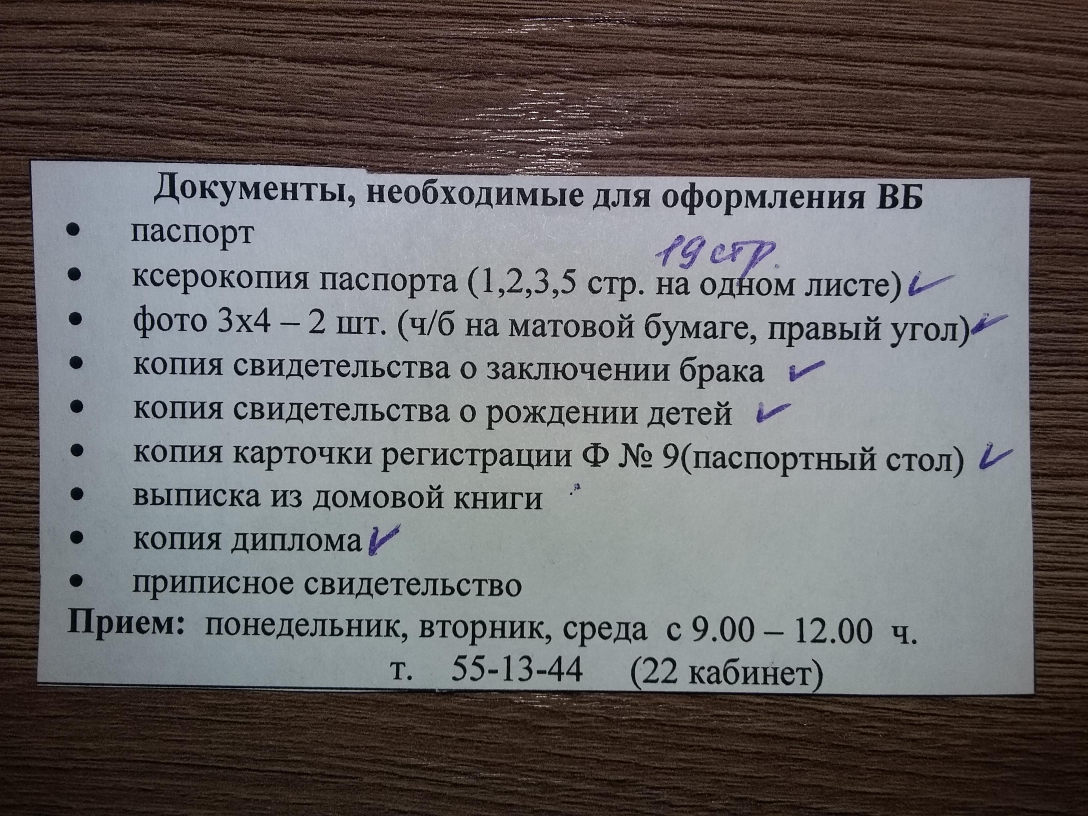
#> input picture images/page.jpg, 3264 x 2448 px (shown at 1/3 size)
$ python scan.py --image images/page.jpg
#> lines starting #> are read from the running program, lines starting #| are printed output that depends on the picture; after the words box and inside, x2 and y2 are one past the last pixel; in counts of white or black regions, pixels touching at a corner belong together
from pyimagesearch.transform import four_point_transform
import argparse
import cv2
import imutils

# construct the argument parser and parse the arguments
ap = argparse.ArgumentParser()
ap.add_argument("-i", "--image", required=True)
args = vars(ap.parse_args())

# load the image and compute the ratio of the old height
# to the new height, clone it, and resize it
fullPath = args["image"]
partedPath = fullPath.split('.')
prePath = partedPath[0]
ext = partedPath[-1]
image = cv2.imread(fullPath)
#> image is the input picture: shape (2448, 3264, 3); mean B, G, R 102.2, 101.9, 104.9
ratio = image.shape[0] / 500.0
#> ratio = 4.9
orig = image.copy()
image = imutils.resize(image, height=500)
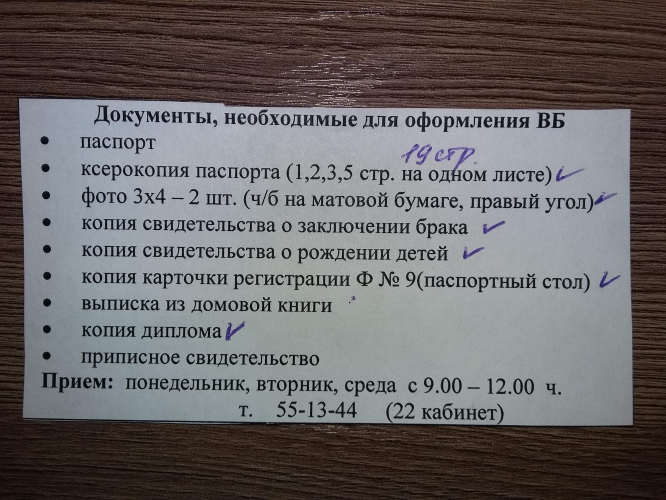
#> image: shape (500, 666, 3); mean B, G, R 102.2, 101.9, 104.9

# scale contrast and blur
gray = cv2.convertScaleAbs(image, alpha=1.2, beta=0)
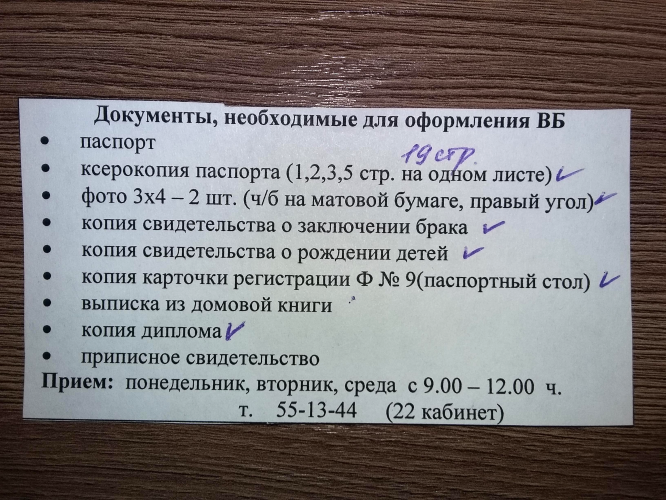
#> gray: shape (500, 666, 3); mean B, G, R 122.7, 122.2, 125.8
gray = cv2.GaussianBlur(gray, (5, 5), 0)
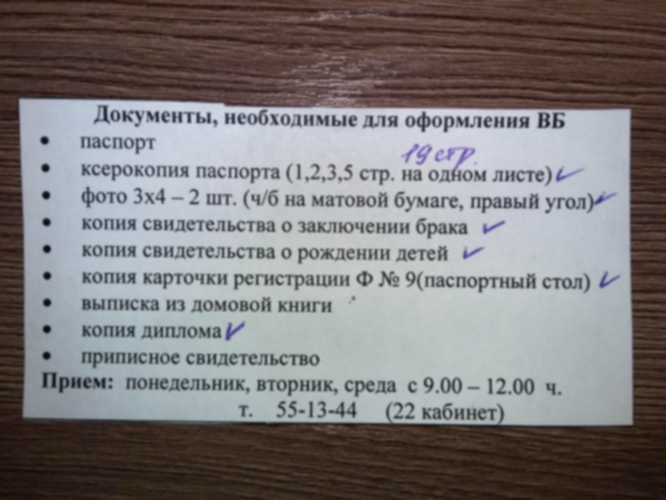
#> gray: shape (500, 666, 3); mean B, G, R 122.7, 122.2, 125.8
edged = cv2.Canny(gray, 75, 200)
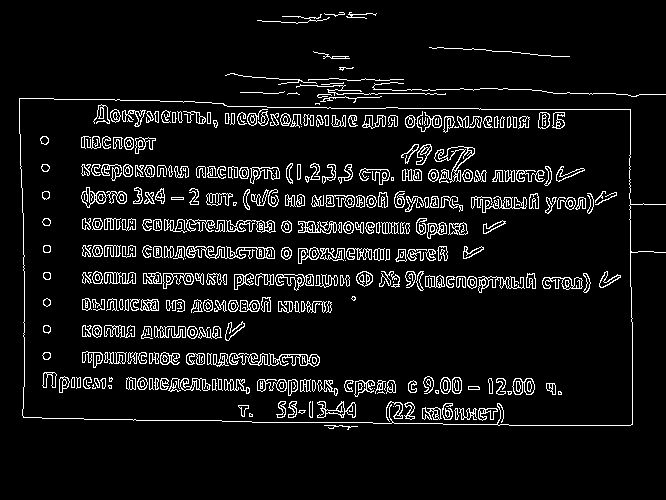
#> edged: shape (500, 666); 7.2% white in thin lines or dots, all inside (x1, y1, x2, y2) = (19, 12, 666, 430)

# find the contours in the edged image, keeping only the
# largest ones, and initialize the screen contour
cnts = cv2.findContours(edged.copy(), cv2.RETR_LIST, cv2.CHAIN_APPROX_SIMPLE)
#> cnts = 949 contours, 320 with area under 20; largest, box (x1, y1, x2, y2) and area: (19, 98, 666, 426) 192594, (19, 98, 633, 426) 192575, (186, 246, 275, 259) 542, (434, 146, 475, 183) 498, (229, 353, 320, 367) 478
cnts = imutils.grab_contours(cnts)
cnts = sorted(cnts, key = cv2.contourArea, reverse = True)[:5]
#> cnts = 5 contours; box (x1, y1, x2, y2) and area: (19, 98, 666, 426) 192594, (19, 98, 633, 426) 192575, (186, 246, 275, 259) 542, (434, 146, 475, 183) 498, (229, 353, 320, 367) 478

# loop over the contours
for c in cnts:
	# approximate the contour
	peri = cv2.arcLength(c, True)
	approx = cv2.approxPolyDP(c, 0.02 * peri, True)

	# if our approximated contour has four points, then we
	# can assume that we have found our screen
	if len(approx) == 4:
		screenCnt = approx
		break
#> this loop made 1 pass
#> (peri, screenCnt) on pass 1: (2029.8, [[19, 98], [23, 417], [632, 424], [630, 109]])

# draw circle on angles
extLeft = tuple(screenCnt[0][0])
#> extLeft = (19, 98)
extRight = tuple(screenCnt[1][0])
#> extRight = (23, 417)
extTop = tuple(screenCnt[2][0])
#> extTop = (632, 424)
extBot = tuple(screenCnt[3][0])
#> extBot = (630, 109)
angled = image.copy()
cv2.circle(angled, extLeft, 8, (0, 255, 0), -1)
cv2.circle(angled, extRight, 8, (0, 255, 0), -1)
cv2.circle(angled, extTop, 8, (0, 255, 0), -1)
cv2.circle(angled, extBot, 8, (0, 255, 0), -1)
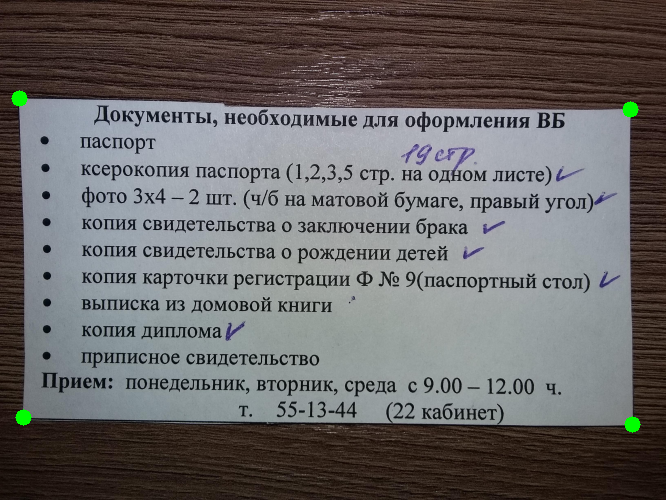
#> angled: shape (500, 666, 3); mean B, G, R 102.1, 102.3, 104.7

# apply the four point transform to obtain a top-down
# view of the original image
#> (the run stopped early here; a loop or call above may not have finished)
